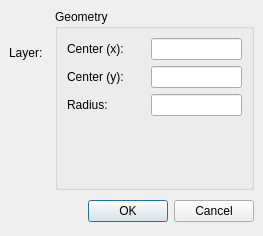
<ui version="4.0" >
 <class>QG_DlgCircle</class>
 <widget class="QDialog" name="QG_DlgCircle" >
  <property name="geometry" >
   <rect>
    <x>0</x>
    <y>0</y>
    <width>263</width>
    <height>236</height>
   </rect>
  </property>
  <property name="windowTitle" >
   <string>Circle</string>
  </property>
  <layout class="QVBoxLayout" >
   <property name="margin" >
    <number>9</number>
   </property>
   <property name="spacing" >
    <number>6</number>
   </property>
   <item>
    <layout class="QHBoxLayout" >
     <property name="margin" >
      <number>0</number>
     </property>
     <property name="spacing" >
      <number>6</number>
     </property>
     <item>
      <layout class="QVBoxLayout" >
       <property name="margin" >
        <number>0</number>
       </property>
       <property name="spacing" >
        <number>6</number>
       </property>
       <item>
        <layout class="QHBoxLayout" >
         <property name="margin" >
          <number>0</number>
         </property>
         <property name="spacing" >
          <number>6</number>
         </property>
         <item>
          <widget class="QLabel" name="lLayer" >
           <property name="sizePolicy" >
            <sizepolicy>
             <hsizetype>5</hsizetype>
             <vsizetype>5</vsizetype>
             <horstretch>0</horstretch>
             <verstretch>0</verstretch>
            </sizepolicy>
           </property>
           <property name="text" >
            <string>Layer:</string>
           </property>
          </widget>
         </item>
         <item>
          <widget class="QG_LayerBox" native="1" name="cbLayer" />
         </item>
        </layout>
       </item>
       <item>
        <widget class="QG_WidgetPen" native="1" name="wPen" />
       </item>
      </layout>
     </item>
     <item>
      <widget class="QGroupBox" name="groupBox" >
       <property name="title" >
        <string>Geometry</string>
       </property>
       <layout class="QGridLayout" >
        <property name="margin" >
         <number>9</number>
        </property>
        <property name="spacing" >
         <number>6</number>
        </property>
        <item row="3" column="1" >
         <spacer>
          <property name="orientation" >
           <enum>Qt::Vertical</enum>
          </property>
          <property name="sizeHint" >
           <size>
            <width>71</width>
            <height>37</height>
           </size>
          </property>
         </spacer>
        </item>
        <item row="0" column="1" >
         <widget class="QLineEdit" name="leCenterX" />
        </item>
        <item row="1" column="1" >
         <widget class="QLineEdit" name="leCenterY" />
        </item>
        <item row="2" column="1" >
         <widget class="QLineEdit" name="leRadius" />
        </item>
        <item row="2" column="0" >
         <widget class="QLabel" name="lEndX" >
          <property name="text" >
           <string>Radius:</string>
          </property>
         </widget>
        </item>
        <item row="1" column="0" >
         <widget class="QLabel" name="lCenterY" >
          <property name="text" >
           <string>Center (y):</string>
          </property>
         </widget>
        </item>
        <item row="0" column="0" >
         <widget class="QLabel" name="lCenterX" >
          <property name="text" >
           <string>Center (x):</string>
          </property>
         </widget>
        </item>
        <item row="3" column="0" >
         <spacer>
          <property name="orientation" >
           <enum>Qt::Vertical</enum>
          </property>
          <property name="sizeHint" >
           <size>
            <width>78</width>
            <height>16</height>
           </size>
          </property>
         </spacer>
        </item>
       </layout>
      </widget>
     </item>
    </layout>
   </item>
   <item>
    <layout class="QHBoxLayout" >
     <property name="margin" >
      <number>0</number>
     </property>
     <property name="spacing" >
      <number>6</number>
     </property>
     <item>
      <spacer>
       <property name="orientation" >
        <enum>Qt::Horizontal</enum>
       </property>
       <property name="sizeHint" >
        <size>
         <width>131</width>
         <height>31</height>
        </size>
       </property>
      </spacer>
     </item>
     <item>
      <widget class="QPushButton" name="okButton" >
       <property name="text" >
        <string>OK</string>
       </property>
      </widget>
     </item>
     <item>
      <widget class="QPushButton" name="cancelButton" >
       <property name="text" >
        <string>Cancel</string>
       </property>
      </widget>
     </item>
    </layout>
   </item>
  </layout>
 </widget>
 <customwidgets>
  <customwidget>
   <class>QG_LayerBox</class>
   <extends>QWidget</extends>
   <header>qg_layerbox.h</header>
  </customwidget>
  <customwidget>
   <class>QG_WidgetPen</class>
   <extends>QWidget</extends>
   <header>qg_widgetpen.h</header>
  </customwidget>
 </customwidgets>
 <tabstops>
  <tabstop>leCenterX</tabstop>
  <tabstop>leCenterY</tabstop>
  <tabstop>leRadius</tabstop>
  <tabstop>okButton</tabstop>
  <tabstop>cancelButton</tabstop>
 </tabstops>
 <resources/>
 <connections>
  <connection>
   <sender>okButton</sender>
   <signal>clicked()</signal>
   <receiver>QG_DlgCircle</receiver>
   <slot>accept()</slot>
   <hints>
    <hint type="sourcelabel" >
     <x>278</x>
     <y>253</y>
    </hint>
    <hint type="destinationlabel" >
     <x>96</x>
     <y>254</y>
    </hint>
   </hints>
  </connection>
  <connection>
   <sender>cancelButton</sender>
   <signal>clicked()</signal>
   <receiver>QG_DlgCircle</receiver>
   <slot>reject()</slot>
   <hints>
    <hint type="sourcelabel" >
     <x>369</x>
     <y>253</y>
    </hint>
    <hint type="destinationlabel" >
     <x>179</x>
     <y>282</y>
    </hint>
   </hints>
  </connection>
 </connections>
</ui>
